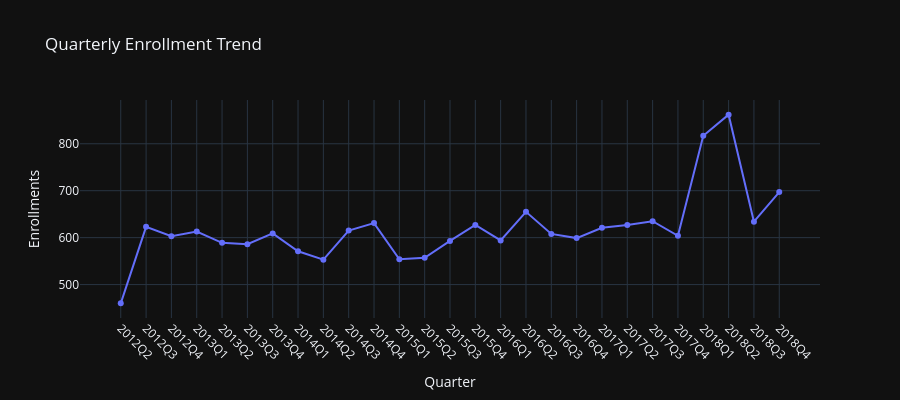

The code cell stored with this chart in its notebook:
### Markdown cell above
### 2.3 Enrollment Trends

### Code cell
enrollment_trend = loyalty.groupby(loyalty['Enrollment_Date'].dt.to_period('Q').astype(str))[PK].count().reset_index()
enrollment_trend.columns = ['Quarter', 'Enrollments']

fig = px.line(enrollment_trend, x='Quarter', y='Enrollments', title='Quarterly Enrollment Trend',
              markers=True)
fig.update_layout(template=DARK_TEMPLATE, height=400)
fig.update_xaxes(tickangle=45)
fig.show()

### Figure 1 — Plotly figure (JSON) as saved in the notebook; plotly's stock layout.template omitted (floating-point values rounded to 4 significant figures)
{"data": [{"hovertemplate": "Quarter=%{x}<br>Enrollments=%{y}<extra></extra>", "legendgroup": "", "line": {"color": "#636efa", "dash": "solid"}, "marker": {"symbol": "circle"}, "mode": "lines+markers", "name": "", "orientation": "v", "showlegend": false, "type": "scatter", "x": ["2012Q2", "2012Q3", "2012Q4", "2013Q1", "2013Q2", "2013Q3", "2013Q4", "2014Q1", "2014Q2", "2014Q3", "2014Q4", "2015Q1", "2015Q2", "2015Q3", "2015Q4", "2016Q1", "2016Q2", "2016Q3", "2016Q4", "2017Q1", "2017Q2", "2017Q3", "2017Q4", "2018Q1", "2018Q2", "2018Q3", "2018Q4"], "xaxis": "x", "y": [460, 623, 603, 613, 589, 586, 609, 571, 553, 615, 631, 554, 557, 593, 627, 594, 655, 608, 599, 621, 627, 635, 604, 817, 862, 634, 697], "yaxis": "y"}], "layout": {"height": 400, "legend": {"tracegroupgap": 0}, "title": {"text": "Quarterly Enrollment Trend"}, "xaxis": {"anchor": "y", "domain": [0, 1], "tickangle": 45, "title": {"text": "Quarter"}}, "yaxis": {"anchor": "x", "domain": [0, 1], "title": {"text": "Enrollments"}}}}
